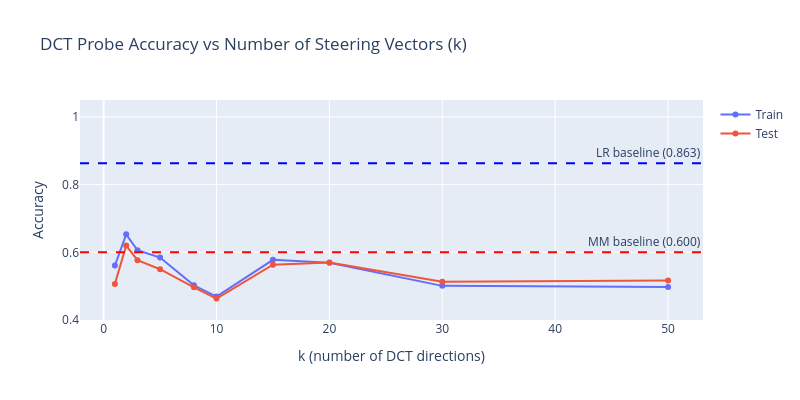

Notebook source saved alongside this figure:
### Markdown cell above
# Test subspace directions

### Code cell
def k_sweep_accuracy(
    train_acts: Float[Tensor, "n d_model"],
    train_labels: Float[Tensor, " n"],
    test_acts: Float[Tensor, "n d_model"],
    test_labels: Float[Tensor, " n"],
    V: Float[Tensor, "d_model num_factors"],
    mean_deltas: pd.Series,
    k_values: list[int],
) -> dict[str, list[float]]:
    """
    For each k, select the top-k DCT vectors by judge delta,
    build a DCTProbe, and compute train/test accuracy.

    Args:
        train_acts, train_labels: Training activations and labels at the probe layer.
        test_acts, test_labels: Test activations and labels at the probe layer.
        V: DCT steering vectors [d_model, num_factors].
        mean_deltas: Per-factor mean truthfulness delta from judge (higher = more truth-reducing).
        k_values: List of k values to sweep over.

    Returns:
        Dict with keys "train_acc" and "test_acc", each a list of accuracies per k.
    """
    train_accs = []
    test_accs = []

    for k in k_values:
        top_indices = mean_deltas.nlargest(k).index.tolist()
        probe = DCTProbe.from_data(
            train_acts, train_labels, V=V, top_indices=top_indices
        )

        train_preds = probe.pred(train_acts)
        test_preds = probe.pred(test_acts)

        train_acc = (train_preds == train_labels).float().mean().item()
        test_acc = (test_preds == test_labels).float().mean().item()

        train_accs.append(train_acc)
        test_accs.append(test_acc)

    return {"train_acc": train_accs, "test_acc": test_accs}


# Run the sweep
k_values = [1, 2, 3, 5, 8, 10, 15, 20, 30, 50]
# Filter to valid range
k_values = [k for k in k_values if k <= V.shape[1]]

sweep_results = k_sweep_accuracy(
    train_acts["cities"], train_labels["cities"],
    test_acts["cities"], test_labels["cities"],
    V, mean_deltas, k_values,
)

# Print results
sweep_df = pd.DataFrame({
    "k": k_values,
    "Train Acc": [f"{a:.3f}" for a in sweep_results["train_acc"]],
    "Test Acc": [f"{a:.3f}" for a in sweep_results["test_acc"]],
})
display(sweep_df)

# Plot
fig = go.Figure()
fig.add_trace(go.Scatter(
    x=k_values, y=sweep_results["train_acc"],
    mode="lines+markers", name="Train",
))
fig.add_trace(go.Scatter(
    x=k_values, y=sweep_results["test_acc"],
    mode="lines+markers", name="Test",
))

# Add MM and LR baselines as horizontal lines
mm_test_acc = (mm_probe.pred(test_acts["cities"]) == test_labels["cities"]).float().mean().item()
lr_test_acc = (lr_probe.pred(test_acts["cities"]) == test_labels["cities"]).float().mean().item()

fig.add_hline(y=mm_test_acc, line_dash="dash", line_color="red",
              annotation_text=f"MM baseline ({mm_test_acc:.3f})")
fig.add_hline(y=lr_test_acc, line_dash="dash", line_color="blue",
              annotation_text=f"LR baseline ({lr_test_acc:.3f})")

fig.update_layout(
    title="DCT Probe Accuracy vs Number of Steering Vectors (k)",
    xaxis_title="k (number of DCT directions)",
    yaxis_title="Accuracy",
    yaxis_range=[0.4, 1.05],
    height=400,
    width=800,
)
fig.show()

best_k = k_values[int(np.argmax(sweep_results["test_acc"]))]
print(f"\nBest k by test accuracy: {best_k} ({max(sweep_results['test_acc']):.3f})")
print(f"MM baseline test accuracy: {mm_test_acc:.3f}")
print(f"LR baseline test accuracy: {lr_test_acc:.3f}")

### Figure 1 — Plotly figure (JSON) as saved in the notebook; plotly's stock layout.template omitted (floating-point values rounded to 4 significant figures)
{"data": [{"mode": "lines+markers", "name": "Train", "type": "scatter", "x": [1, 2, 3, 5, 8, 10, 15, 20, 30, 50], "y": [0.561, 0.653, 0.6062, 0.5844, 0.5025, 0.4691, 0.5778, 0.5694, 0.5008, 0.4975]}, {"mode": "lines+markers", "name": "Test", "type": "scatter", "x": [1, 2, 3, 5, 8, 10, 15, 20, 30, 50], "y": [0.5067, 0.62, 0.5767, 0.55, 0.4967, 0.4633, 0.5633, 0.57, 0.5133, 0.5167]}], "layout": {"annotations": [{"showarrow": false, "text": "MM baseline (0.600)", "x": 1, "xanchor": "right", "xref": "x domain", "y": 0.6, "yanchor": "bottom", "yref": "y"}, {"showarrow": false, "text": "LR baseline (0.863)", "x": 1, "xanchor": "right", "xref": "x domain", "y": 0.8633, "yanchor": "bottom", "yref": "y"}], "height": 400, "shapes": [{"line": {"color": "red", "dash": "dash"}, "type": "line", "x0": 0, "x1": 1, "xref": "x domain", "y0": 0.6, "y1": 0.6, "yref": "y"}, {"line": {"color": "blue", "dash": "dash"}, "type": "line", "x0": 0, "x1": 1, "xref": "x domain", "y0": 0.8633, "y1": 0.8633, "yref": "y"}], "title": {"text": "DCT Probe Accuracy vs Number of Steering Vectors (k)"}, "width": 800, "xaxis": {"title": {"text": "k (number of DCT directions)"}}, "yaxis": {"range": [0.4, 1.05], "title": {"text": "Accuracy"}}}}
